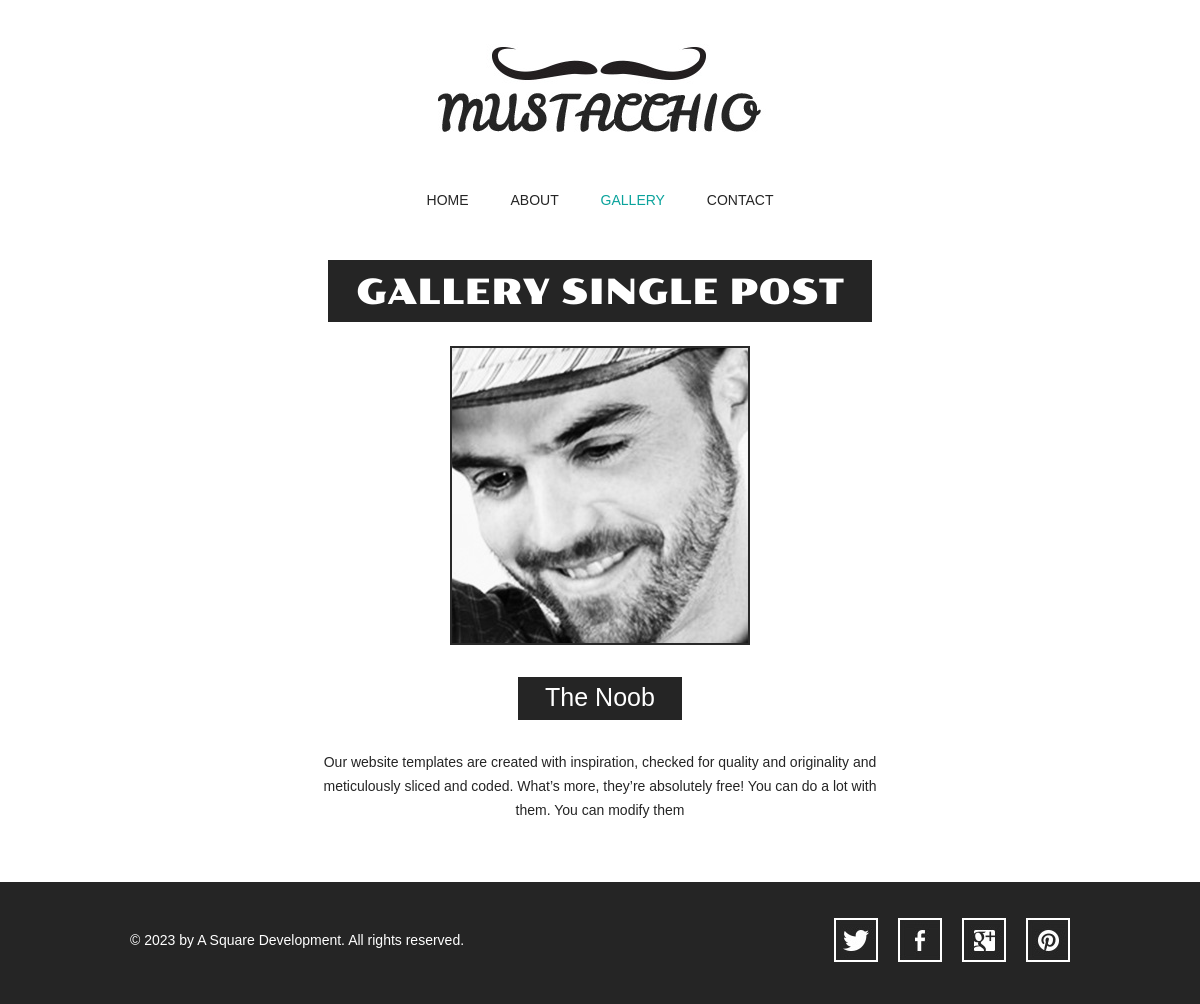
The page /style/4 on the database its author committed.
### Base/models.py (models this page shows, shortened)
class Style(models.Model):
    id = models.AutoField(primary_key=True)
    name = models.CharField(max_length=40,default='The Father')
    image = models.ImageField(upload_to = 'static/uploads')
    description = models.CharField(max_length=250)

### Base/views.py (the view)
# urls.py: path('style/<str:id>',style, name='style_page'),
def style(request , id):
    nav_class = {
        'home' : '',
        'about' : '',
        'gallery' : 'selected',
        'contact' : '',
    }
    style = Style.objects.get(id = id)
    context = {
        'nav_class' : nav_class,
        'style' : style
    }
    return render(request , 'Base/style.html',context)

### templates/Base/style.html
{% extends 'Base/base.html' %}
	{% load static %}
	{% block content %}
	<div id="body">
		<h1><span>gallery single post</span></h1>
		<div>
			<img src="{{style.image.url}}" alt="{{style.name}}">
			<div class="article">
				<h4>{{style.name}}</h4>
				<p>
					{{style.description}}
				</p>
			</div>
		</div>
	</div>
	{% endblock %}

### static/css/style.css (style rules this page uses)
body { background: #fff; font-family: Arial, Helvetica, sans-serif; font-size: 14px; font-weight: normal; line-height: 1; margin: 0; min-width: 960px; padding: 0; }
p { color: #252525; line-height: 24px; margin: 0; padding: 0; }
#body { margin: 0; padding: 0 0 30px; text-align: center; }
#body h1 { color: #fff; display: inline; font-family: poller_oneregular; font-size: 35px; font-weight: normal; margin: 0; padding: 0; text-transform: uppercase; }
#body h1 span { background: #252525; display: inline-block; padding: 15px 28px 12px; }
#body > div { margin: 0 auto; padding: 0; width: 960px; }
#body > div img { border: 2px solid #292929; margin: 24px 0 0; padding: 0; }
#body > div .article { margin: 0 auto; padding: 30px 30px 0; width: 560px; }
#body > div .article h4 { background: #252525; color: #fff; display: inline-block; font-family: "Arial Black", Gadget, sans-serif; font-size: 25px; font-weight: normal; margin: 0 0 30px; padding: 8px 27px 10px; }
#body > div .article p { margin: 0 0 30px; }

### static/css/mobile.css (style rules this page uses)
body { min-width: 0; }
#body { width: 100%; }
#body h1 { display: block; font-size: 20px; margin: 0 auto; width: 90%; }
#body h1 span { display: block; padding: 3%; width: 94%; }
#body > div { padding: 0 5%; width: 90%; }
#body > div img { margin: 24px 0 30px; width: 98% }
#body > div .article { padding: 0; width: 100%; }
#body > div .article h2, #body > div .article h4 { font-size: 18px; font-weight: bold; }

### rows shown on the page
Style: image (picture), name "The Noob", description "Our website templates are created with inspiration, checked for quality and originality and meticulously sliced and coded. What’s more, they’re absolutely free! You can do a lot with them. You can modify them"
